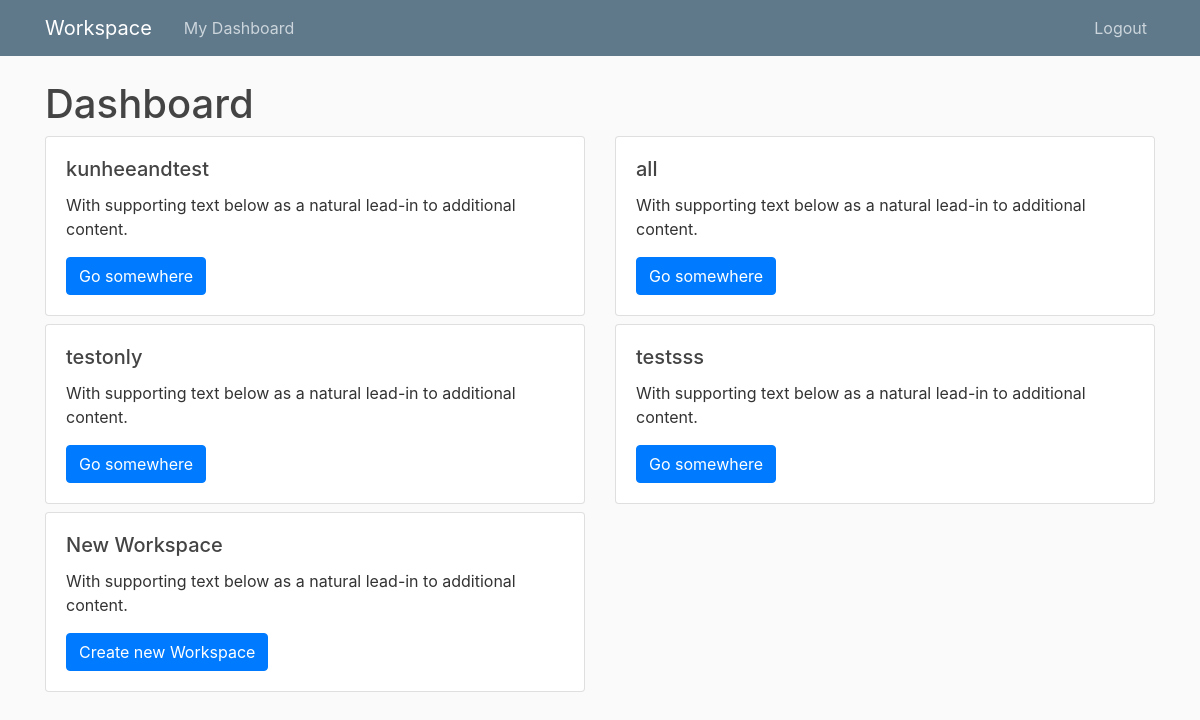
The app's page /dashboard/ (signed in) with its own data.
### workspace/models.py (models this page shows)
class Workspace(models.Model):
    title = models.CharField(max_length=100)
    users = models.ManyToManyField(User)

### workspace/views.py (the view)
# urls.py: path('dashboard/', DashboardListView.as_view(), name='user-dashboard'),
class DashboardListView(LoginRequiredMixin, ListView):
    model = Workspace
    template_name = 'workspace/dashboard.html'
    context_object_name = 'workspaces'
    def get_queryset(self):
        dashuser = self.request.user
        return Workspace.objects.filter(users=dashuser)

### workspace/templates/workspace/dashboard.html (shortened to what this page needs)
{% extends 'workspace/base.html' %}
{% block content %}
	<h1>Dashboard</h1>
	<div class="row">
		{% for workspace in workspaces %}
		  <div class="col-sm-6 mb-2">
		    <div class="card">
		      <div class="card-body">
		        <h5 class="card-title">{{ workspace.title }}</h5>
		        <p class="card-text">With supporting text below as a natural lead-in to additional content.</p>
		        <a href="#" class="btn btn-primary">Go somewhere</a>
		      </div>
		    </div>
		  </div>
	  {% endfor %}
  	<div class="col-sm-6 mb-2">
	    <div class="card">
	      <div class="card-body">
	        <h5 class="card-title">New Workspace</h5>
	        <p class="card-text">With supporting text below as a natural lead-in to additional content.</p>
	        <a href="#" class="btn btn-primary">Create new Workspace</a>
	      </div>
	    </div>
	  </div>
	</div>
{% endblock %}

### workspace/static/workspace/main.css (style rules this page uses)
body { background: #fafafa; color: #333333; margin-top: 5rem; }
h1, h2, h3, h4, h5, h6 { color: #444444; }

### records on screen
Workspace: title "kunheeandtest"
Workspace: title "all"
Workspace: title "testonly"
Workspace: title "testsss"
